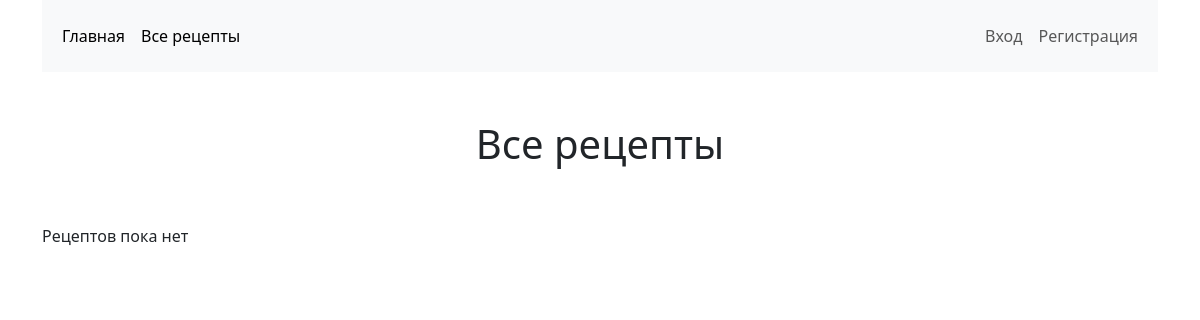
The page /recipe/list/all/ on the database as committed earlier.
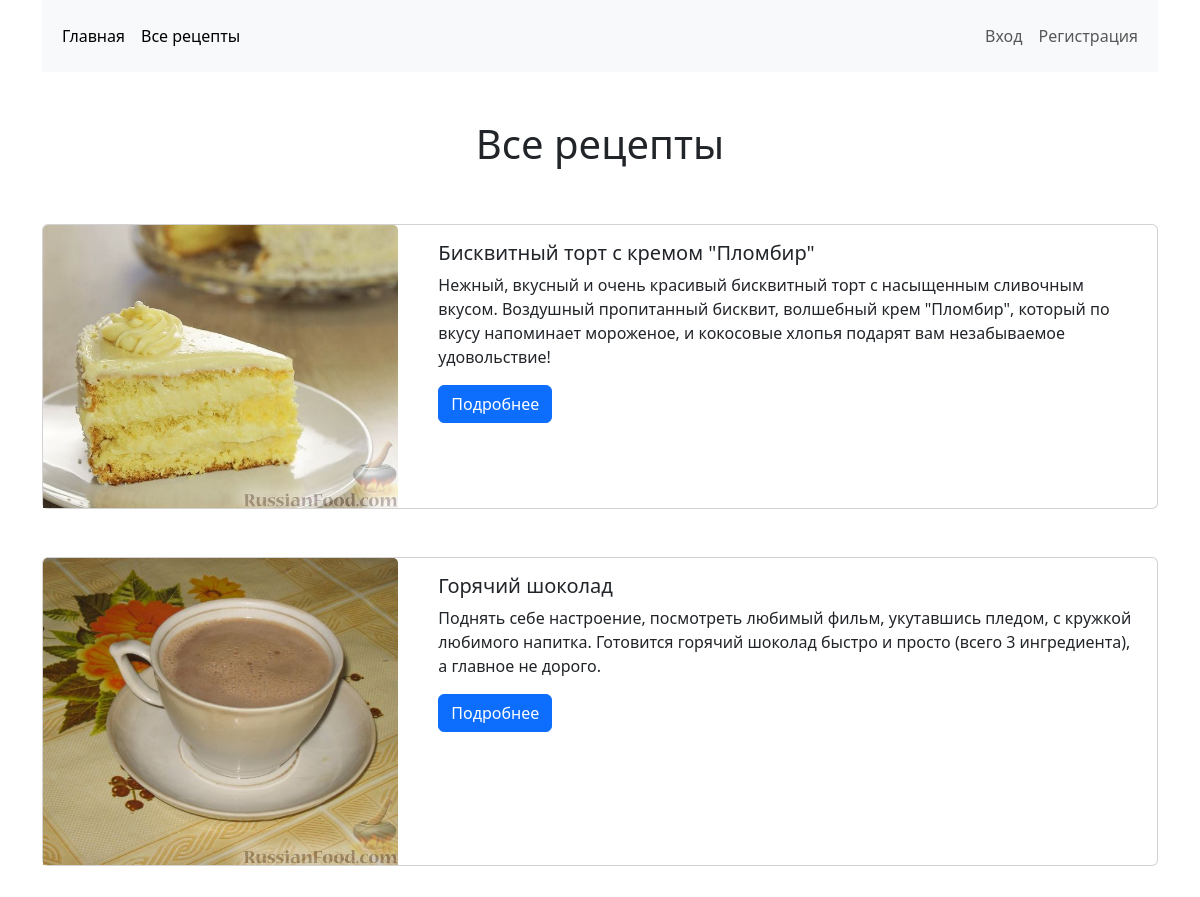
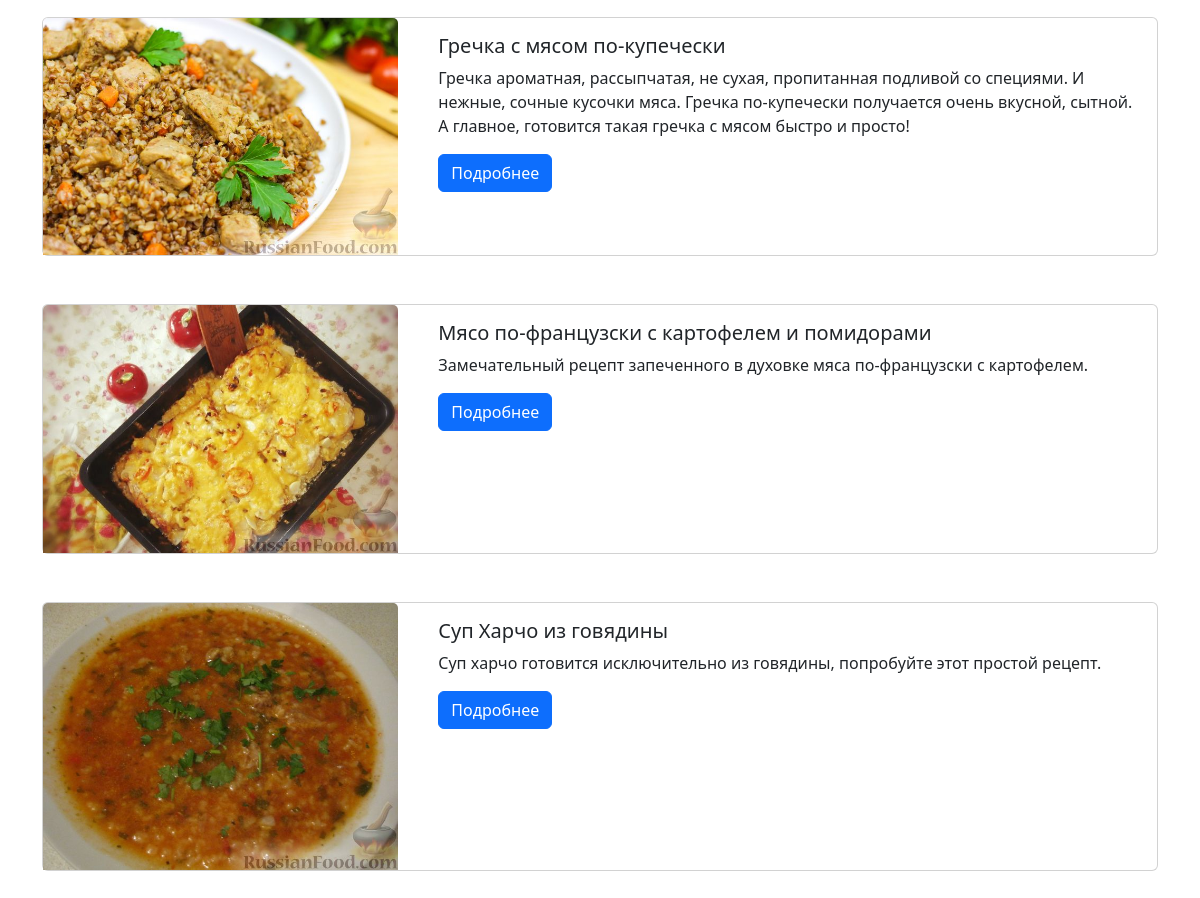
The same page on the database as committed later (2 pictures, top to bottom).
### recipes/models.py (models this page shows, shortened)
class Recipe(models.Model):
    name = models.CharField(verbose_name="Название", max_length=100)
    description = models.TextField(verbose_name="Описание")
    ingredients = models.TextField(verbose_name="Ингридиенты")
    steps = models.TextField(verbose_name="Шаги приготовления")
    time = models.PositiveIntegerField(verbose_name="Время приготовления (мин)")
    image = models.ImageField(verbose_name="Изображение", upload_to='recipes_img/')
    author = models.ForeignKey(AUTH_USER_MODEL, related_name="recipes", on_delete=models.CASCADE, editable=False)
    categories = models.ManyToManyField("Category", verbose_name="Категории", related_name="recipes")
    class Meta:
        ordering = ["name"]
        verbose_name = "Рецепт"
        verbose_name_plural = "Рецепты"
    def get_absolute_url(self):
        return reverse_lazy('recipe_detail', kwargs={'recipe_id': self.pk})

### recipes/views.py (the view)
# urls.py: path('list/all/', RecipeListAllView.as_view(), name='recipe_list_all'),
class RecipeListAllView(RecipeListViewBase):
    title = 'Все рецепты'

### recipes/views.py (called while the page is built)
    def get_context_data(self, **kwargs):
        context = super().get_context_data(**kwargs)
        context['title'] = self.title
        return context

### recipes/templates/recipes/recipe_list.html
{% extends "base.html" %}
{% load django_bootstrap5 %}
{% block content %}
{% for recipe in recipe_list %}
<div class="card  mb-5">
    <div class="row">
        <div class="col-4">
            <img src="{{ recipe.image.url }}" class="card-img-top" alt="recipe image">
        </div>
        <div class="col-8">
            <div class="card-body">
                <h5 class="card-title">{{ recipe.name }}</h5>
                <p class="card-text">{{ recipe.description }}</p>
                <a href="{{ recipe.get_absolute_url }}" class="btn btn-primary">Подробнее</a>
            </div>
        </div>
    </div>
</div>
{% empty %}
<p>Рецептов пока нет</p>
{% endfor %}
{% endblock %}

### templates/base.html (shortened to what this page needs)
<!DOCTYPE html>
<html lang="ru">
<head>
    {% load static %}
    <link rel="stylesheet" href="{% static 'css/style.css' %}"/>
    {% load django_bootstrap5 %}
    {% bootstrap_css %}
</head>
<body>
<div class="container">
    <nav class="navbar navbar-expand-lg bg-light">
        <div class="container-fluid">
            <div class="collapse navbar-collapse" id="navbarSupportedContent">
                <ul class="navbar-nav me-auto mb-2 mb-lg-0">
                    <li class="nav-item">
                        <a class="nav-link active" aria-current="page" href="{% url 'home' %}">Главная</a>
                    </li>
                    <li class="nav-item">
                        <a class="nav-link active" aria-current="page" href="{% url 'recipe_list_all' %}">Все
                            рецепты</a>
                    </li>
                </ul>
            </div>
            <div class="navbar" id="navbarRight">
                <ul class="navbar-nav navbar-right">
                    {% if user.is_authenticated %}
                    <li class="nav-item">
                        <div class="nav-link">{{ user.username }}</div>
                    </li>
                    <li class="nav-item">
                        <a class="nav-link" href="{% url 'logout' %}">Выход</a>
                    </li>
                    {% else %}
                    <li class="nav-item">
                        <a class="nav-link" href="{% url 'login' %}">Вход</a>
                    </li>
                    <li class="nav-item">
                        <a class="nav-link" href="{% url 'register' %}">Регистрация</a>
                    </li>
                    {% endif %}
                </ul>
            </div>
        </div>
    </nav>
</div>
<div class="container pt-5 pb-5">
    <h1 class="text-center pb-5">{{ title }}</h1>
    {% block content %} Страница в разработке {% endblock %}
</div>
</body>
</html>

### static/css/style.css (style rules this page uses)
a { text-decoration: none !important ; }

Rows that differ between the two databases and show on the page:
added Recipe: image (picture), name "Бисквитный торт с кремом \"Пломбир\"", description "Нежный, вкусный и очень красивый бисквитный торт с насыщенным сливочным вкусом. Воздушный пропитанный бисквит, волшебный крем \"Пломбир\", который по вкусу напоминает мороженое, и кокосовые хлопья подарят вам незабываемое удовольствие!"
added Recipe: image (picture), name "Горячий шоколад", description "Поднять себе настроение, посмотреть любимый фильм, укутавшись пледом, с кружкой любимого напитка. Готовится горячий шоколад быстро и просто (всего 3 ингредиента), а главное не дорого."
added Recipe: image (picture), name "Гречка с мясом по-купечески", description "Гречка ароматная, рассыпчатая, не сухая, пропитанная подливой со специями. И нежные, сочные кусочки мяса. Гречка по-купечески получается очень вкусной, сытной. А главное, готовится такая гречка с мясом быстро и просто!"
added Recipe: image (picture), name "Мясо по-французски с картофелем и помидорами", description "Замечательный рецепт запеченного в духовке мяса по-французски с картофелем."
added Recipe: image (picture), name "Суп Харчо из говядины", description "Суп харчо готовится исключительно из говядины, попробуйте этот простой рецепт."
Other text that changed with them:
text no longer shown: "Рецептов пока нет"
